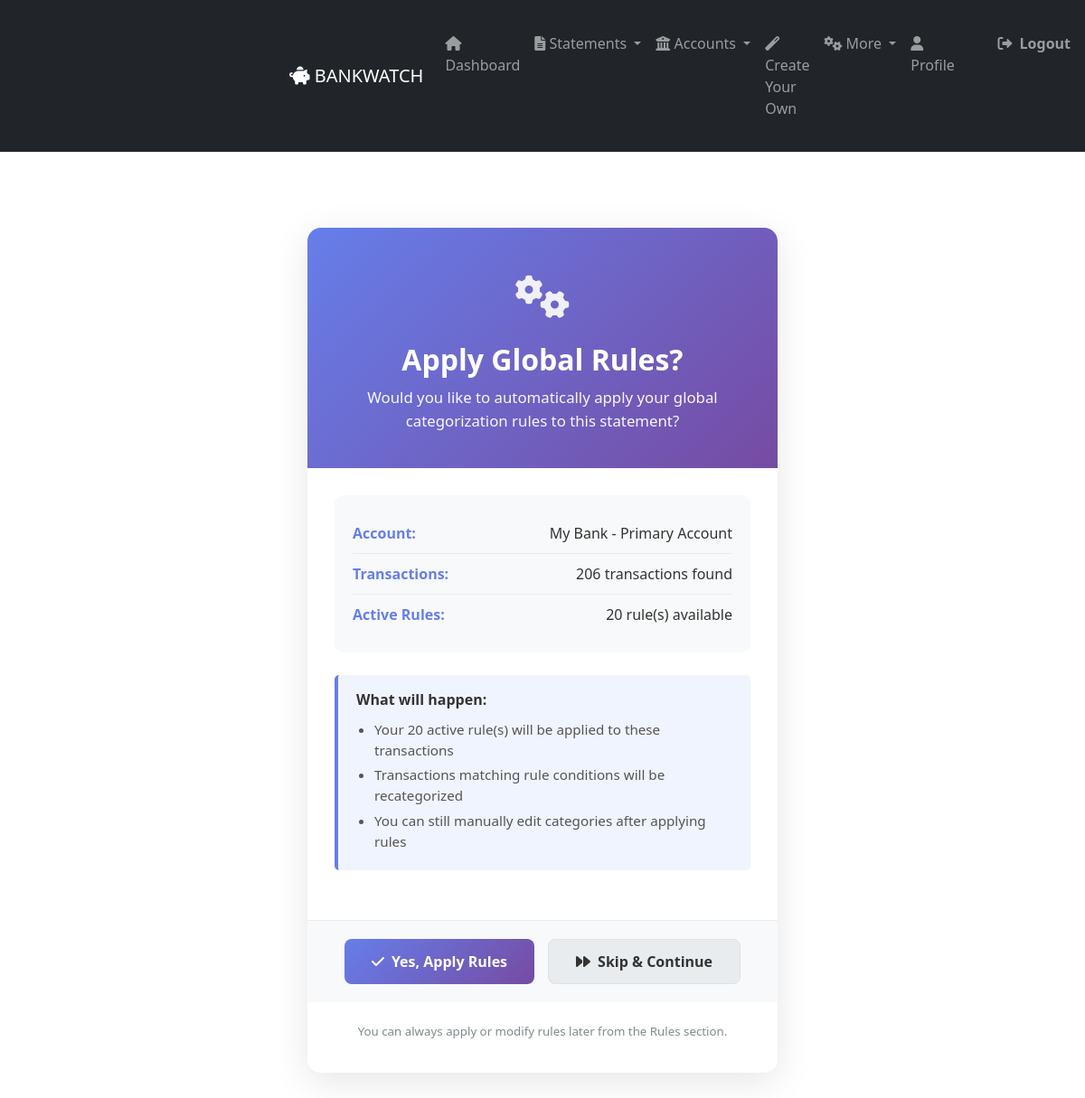
Screenshot of /analyzer/statements/9/rules-prompt/ (signed in) with the database file from the repository.
### analyzer/models.py (models this page shows, shortened)
class BankStatement(models.Model):
    PDF = 'PDF'
    EXCEL = 'EXCEL'
    CSV = 'CSV'
    FILE_TYPE_CHOICES = [
        (PDF, 'PDF Document'),
        (EXCEL, 'Excel Spreadsheet'),
        (CSV, 'CSV File'),
    ]
    account = models.ForeignKey(BankAccount, on_delete=models.CASCADE)
    statement_file = models.FileField(upload_to='statements/', null=True, blank=True)
    file_type = models.CharField(max_length=10, choices=FILE_TYPE_CHOICES, default=PDF)
    upload_date = models.DateTimeField(auto_now_add=True)
    statement_period_start = models.DateField(null=True, blank=True)
    statement_period_end = models.DateField(null=True, blank=True)
    original_filename = models.CharField(max_length=255, blank=True)
    rules_applied = models.BooleanField(default=False)  # Track if global rules have been applied

class BankAccount(models.Model):
    user = models.ForeignKey(User, on_delete=models.CASCADE)
    bank_name = models.CharField(max_length=100)
    account_name = models.CharField(max_length=100, blank=True)
    account_number = models.CharField(max_length=20, blank=True)
    account_type = models.CharField(max_length=50, blank=True)
    ifsc_code = models.CharField(max_length=11, blank=True)
    description = models.TextField(blank=True)
    created_at = models.DateTimeField(auto_now_add=True)

### analyzer/views.py (the view, shortened to what this page needs)
# urls.py: path('statements/<int:statement_id>/rules-prompt/', views.statement_rules_prompt, name='statement_rules_prompt'),
@login_required
def statement_rules_prompt(request, statement_id):
    statement = get_object_or_404(BankStatement, id=statement_id, account__user=request.user)
    if statement.rules_applied:
        return redirect('analysis_results', statement_id=statement_id)
    active_rules_count = Rule.objects.filter(user=request.user, is_active=True).count()
    context = {
        'statement': statement,
        'active_rules_count': active_rules_count,
    }
    return render(request, 'analyzer/statement_rules_prompt.html', context)

### templates/analyzer/statement_rules_prompt.html (shortened to what this page needs)
{% extends 'base.html' %}
{% load static %}
{% block content %}
<div class="container">
    <div class="prompt-wrapper">
        <div class="prompt-card">
            <div class="prompt-header">
                <div class="prompt-icon">
                    <i class="fas fa-cogs"></i>
                </div>
                <h2>Apply Global Rules?</h2>
                <p class="subtitle">Would you like to automatically apply your global categorization rules to this statement?</p>
            </div>
            <div class="prompt-content">
                <div class="statement-info">
                    <div class="info-item">
                        <span class="label">Account:</span>
                        <span class="value">{{ statement.account.bank_name }} - {{ statement.account.account_name }}</span>
                    </div>
                    <div class="info-item">
                        <span class="label">Transactions:</span>
                        <span class="value">{{ statement.transaction_set.count }} transactions found</span>
                    </div>
                    <div class="info-item">
                        <span class="label">Active Rules:</span>
                        <span class="value">{{ active_rules_count }} rule(s) available</span>
                    </div>
                </div>
                {% if active_rules_count == 0 %}
                <div class="alert alert-info">
                    <i class="fas fa-info-circle"></i>
                    <strong>No active rules found.</strong> You can proceed without applying rules, or create rules first.
                </div>
                {% else %}
                <div class="rules-info">
                    <p><strong>What will happen:</strong></p>
                    <ul>
                        <li>Your {{ active_rules_count }} active rule(s) will be applied to these transactions</li>
                        <li>Transactions matching rule conditions will be recategorized</li>
                        <li>You can still manually edit categories after applying rules</li>
                    </ul>
                </div>
                {% endif %}
            </div>
            <form method="POST" class="prompt-form">
                <div class="button-group">
                    {% if active_rules_count > 0 %}
                    <button type="submit" name="apply_rules" value="yes" class="btn btn-primary">
                        <i class="fas fa-check"></i>
                        Yes, Apply Rules
                    </button>
                    {% endif %}
                    <button type="submit" name="apply_rules" value="no" class="btn btn-secondary">
                        <i class="fas fa-forward"></i>
                        Skip & Continue
                    </button>
                </div>
            </form>
            <div class="prompt-footer">
                <p><small>You can always apply or modify rules later from the Rules section.</small></p>
            </div>
        </div>
    </div>
</div>
{% endblock %}

### templates/analyzer/statement_rules_prompt.html (style rules this page uses)
.container { max-width: 600px; margin: 0 auto; padding: 20px; }
.prompt-wrapper { display: flex; justify-content: center; align-items: center; min-height: 70vh; padding: 20px 0; }
.prompt-card { background: white; border-radius: 15px; box-shadow: 0 10px 40px rgba(0, 0, 0, 0.1); overflow: hidden; width: 100%; }
.prompt-header { background: linear-gradient(135deg, #667eea 0%, #764ba2 100%); color: white; padding: 40px 30px; text-align: center; }
.prompt-icon { font-size: 3rem; margin-bottom: 15px; opacity: 0.9; }
.prompt-header h2 { font-size: 2rem; margin: 10px 0; font-weight: 700; }
.subtitle { font-size: 1.05rem; opacity: 0.95; margin: 10px 0 0 0; }
.prompt-content { padding: 30px; }
.statement-info { background: #f8f9fa; border-radius: 10px; padding: 20px; margin-bottom: 25px; }
.info-item { display: flex; justify-content: space-between; padding: 10px 0; border-bottom: 1px solid #e9ecef; }
.info-item:last-child { border-bottom: none; }
.info-item .label { font-weight: 600; color: #667eea; }
.info-item .value { color: #333; }
.rules-info { background: #f0f4ff; border-left: 4px solid #667eea; padding: 15px 20px; border-radius: 5px; margin-bottom: 25px; }
.rules-info p { margin: 0 0 10px 0; font-weight: 600; color: #333; }
.rules-info ul { margin: 0; padding-left: 20px; color: #555; }
.rules-info li { margin: 5px 0; font-size: 0.95rem; }
.prompt-form { padding: 20px 30px; border-top: 1px solid #e9ecef; background: #f8f9fa; }
.button-group { display: flex; gap: 15px; justify-content: center; }
.btn { padding: 12px 30px; border: none; border-radius: 8px; font-size: 1rem; font-weight: 600; cursor: pointer; transition: all 0.3s ease; display: flex; align-items: center; gap: 8px; min-width: 160px; justify-content: center; }
.btn-primary { background: linear-gradient(135deg, #667eea 0%, #764ba2 100%); color: white; }
.btn-secondary { background: #e9ecef; color: #333; border: 1px solid #dee2e6; }
.prompt-footer { padding: 20px 30px; text-align: center; color: #7f8c8d; font-size: 0.95rem; background: white; }

### rows the page displays
BankStatement: account.bank_name "My Bank", account.account_name "Primary Account", transaction_set.count "206"

### other values shown
{{ active_rules_count }} "20"
